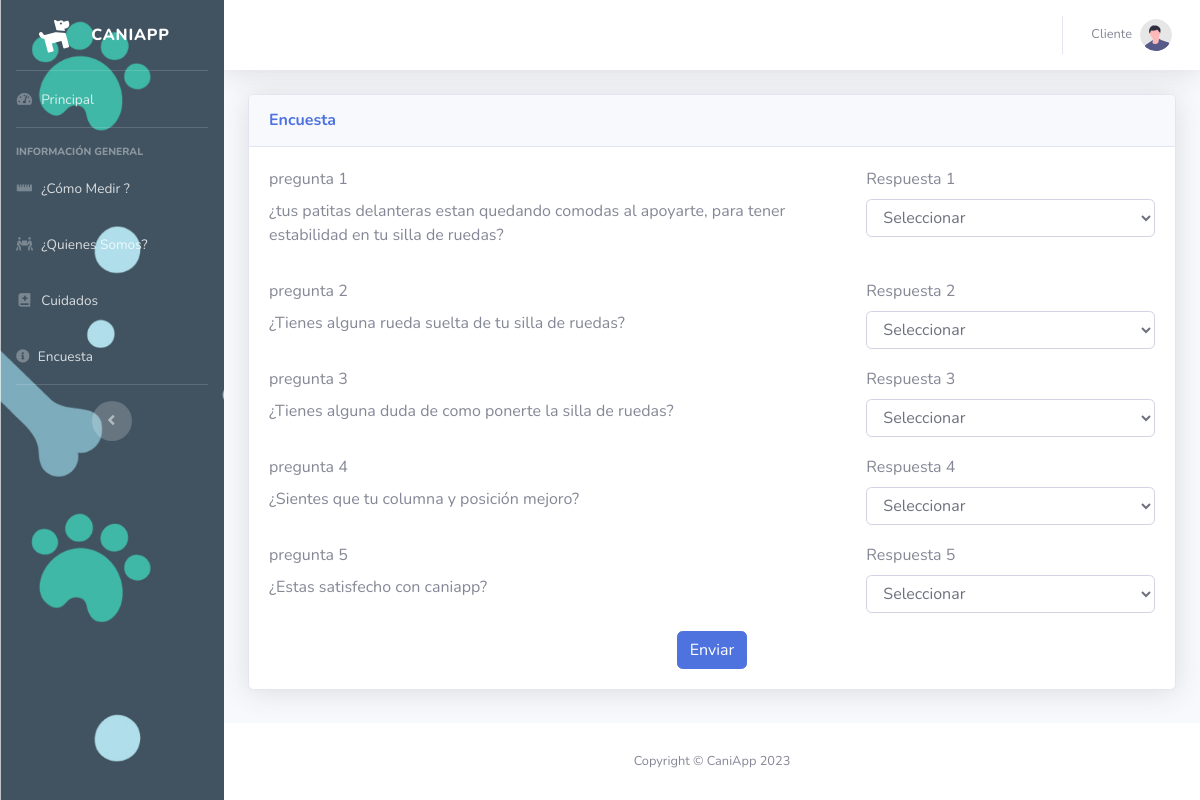
Screenshot of /index.php/cliente/encuestacliente with the database file from the repository.
### tables this page shows
CREATE TABLE `encuesta` (
  `idencuesta` int(11) NOT NULL,
  `pregunta` varchar(200) DEFAULT NULL
);

### application/controllers/Cliente.php (called while the page is built, shortened)
<?php
class Cliente extends CI_Controller
{
    public function __construct()
    {
        $this->load->model("Caniapp_model");
    }
    public function encuestacliente()
    {
        $result['encuesta'] = $this->Caniapp_model->encuesta();
        $this->load->view('cliente/head');
        $this->load->view('encuestacliente', $result);
        $this->load->view('cliente/footer');
    }
}

### index.php (called while the page is built, shortened)
<?php
require_once BASEPATH.'core/CodeIgniter.php';

### application/models/Caniapp_model.php (called while the page is built, shortened)
<?php defined('BASEPATH') or exit('No direct script access allowed');
class Caniapp_model extends CI_Model
{
    public function encuesta()
    {
        $this->db->select('*');
        $query = $this->db->get('encuesta');
        if ($query->num_rows() > 0) {
            return $query->result();
        } else {
            return false;
        }
    }
}

### application/views/encuestacliente.php (the view, shortened to what this page needs)
<div class="container-fluid">
    <div class="card shadow mb-4">
        <div class="card-header py-3">
            <h6 class="m-0 font-weight-bold text-primary">Encuesta</h6>
        </div>
        <div class="card-body">
            <form action="<?= base_url('Cliente/guardar_encuesta') ?>" method="POST" enctype="multipart/form-data">
                <div class="form-row">
                    <?php $i = 1; ?>
                    <?php foreach ($encuesta as $e) { ?>
                        <div class="form-group col-md-8">
                            <label for="inputEmail4">pregunta <?= $i ?></label>
                            <p><?= $e->pregunta ?></p>
                        </div>
                        <div class="form-group col-md-4">
                            <label for="inputPassword4">Respuesta <?= $i ?></label>
                            <select class="form-control" name="respuesta<?= $i ?>" required>
                                <option value="">Seleccionar</option>
                            </select>
                        </div>
                        <?php $i++; ?>
                    <?php } ?>
                </div>
                <center>
                    <button type='submit' class='btn btn-primary'>Enviar</button>
                </center>
            </form>
        </div>
    </div>
</div>

### rows the page displays
encuesta: pregunta "¿tus patitas delanteras estan quedando comodas al apoyarte, para tener estabilidad en tu silla de ruedas?"
encuesta: pregunta "¿Tienes alguna rueda suelta de tu silla de ruedas?"
encuesta: pregunta "¿Tienes alguna duda de como ponerte la silla de ruedas?"
encuesta: pregunta "¿Sientes que tu columna y posición mejoro?"
encuesta: pregunta "¿Estas satisfecho con caniapp?"
